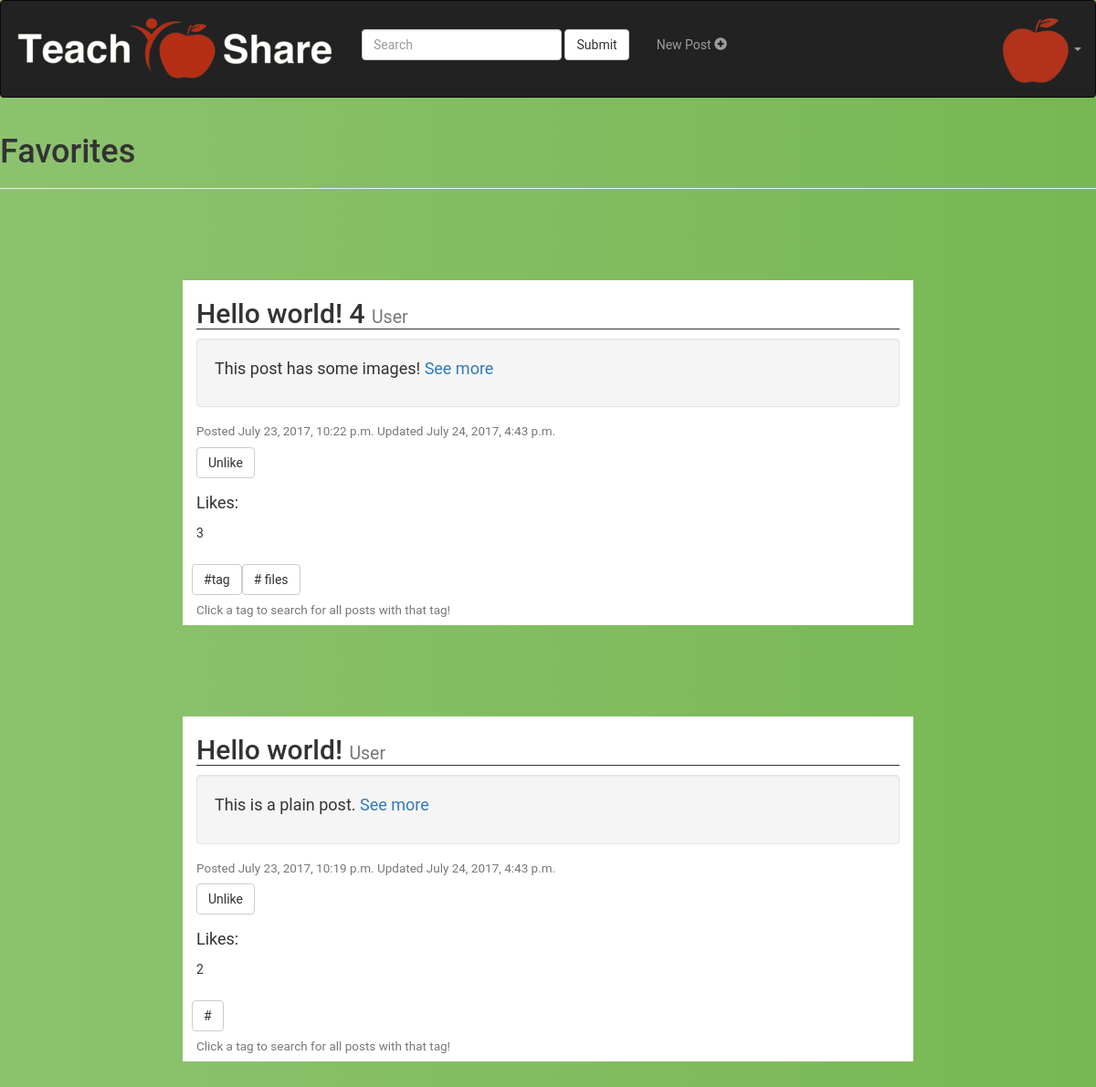
Page /account/favorites/ (signed in) on the committed database.
### accounts/models.py (models this page shows)
class Post(models.Model):
	user = models.ForeignKey(settings.AUTH_USER_MODEL, default=1)
	title = models.CharField(max_length=100, default='')
	user = models.CharField(max_length=100, default='')
	content = models.TextField(default="")
	updated = models.DateTimeField(auto_now=True, auto_now_add=False)
	likes = models.IntegerField(default=0)
	timestamp = models.DateTimeField(auto_now=False, auto_now_add= True)

class Tag(models.Model):
	tag = models.CharField(max_length=100,default='')
	post = models.ForeignKey(Post, related_name='tags', on_delete=models.CASCADE)

### accounts/views.py (the view)
@login_required(login_url='/account/login')
def favorites(request):
	if request.method == 'POST':
		return render(request, 'accounts/favorites.html',
				{'posts': search(request.user.userprofile.favorites,
									request.POST['search']),
				 'searchstring' : request.POST['search']})
	return render(request, 'accounts/favorites.html',
			{'posts': request.user.userprofile.favorites.order_by('-likes')})

### accounts/templates/accounts/favorites.html (shortened to what this page needs)
<html lang="en">
<head>
{% load static %}
<link rel="stylesheet" href="https://maxcdn.bootstrapcdn.com/bootstrap/3.3.7/css/bootstrap.min.css">
<link rel="stylesheet" href={% static 'accounts/dashboard.css'%} type = "text/css">
</head>
<body>
{% block body %}
<nav class="navbar navbar-inverse ">
  <div class="container-fluid">
    <div class="navbar-header">
      <a class="navbar-brand" href="/account/dashboard">
        <img src="{% static "accounts/tslogo.png" %}" alt="TSLogo"/>
      </a>
    </div>
    <form class="navbar-form navbar-left nav-searchpad"
		method="post" id="search" action="{% url 'account:favorites' %}">
      <div class="form-group">
        {% if searchstring %}
        <input type="text" name="search" value={{searchstring}} class="form-control">
		{% else %}
		<input type="text" name="search" class="form-control" placeholder="Search">
		{% endif %}
      </div>
      <button type="submit" class="btn btn-default">Submit</button>
    </form>
    <ul class="nav navbar-nav nav-navitems">
      <li><a href="/account/create/">
        <p>New Post <span class="glyphicon glyphicon-plus-sign"></span> </p>
        </a>
      </li>
    </ul>
    <ul class="nav navbar-nav navbar-right">
      <li class="dropdown">
        <a class="dropdown-toggle" data-toggle="dropdown" >
          <img src="{% static "accounts/applelogo.png" %}" alt="TSLogo"/>
        <span class="caret"></span></a>
      </li>
    </ul>
  </div>
</nav>
<div class="page-header">
  <h1>Favorites</h1>
</div>
{% if posts %}
	{% for post in posts %}
		<div class="container">
			<h2>{{post.title}} <small>{{post.user}}</small></h2>
			<div class="well">
				<p>
					{{post.content}}
					<a href= '/account/detail/{{post.id}}'>See more</a>
				</p>
			</div>
			<h4><small>Posted {{post.timestamp}} Updated {{post.updated}}
			</small></h4>
			<form action="{% url 'account:like' id=post.id %}" method="POST"
					id="likeForm{{post.id}}">
				<button type="submit" class="btn btn-default">
					<div id="likeSubmit{{post.id}}">Unlike</div>
				</button>
			</form>
			<p> Likes: <div id="likes{{post.id}}">{{post.likes}}</div></p>
			{% if post.tags.all %}
			<div class = "btn-toolbar">
				<div class="tag-container">
				{% for tag in post.tags.all %}
					<form method="post" id="search" action="{% url 'account:favorites' %}">
						<button type="submit" class="btn btn-default">#{{tag.tag}}</button>
					</form>
				{% endfor %}
				</div>
			</div>
			<h4><small> Click a tag to search for all posts with that tag!</small></h4>
			{% endif %}
		</div>
	{% endfor %}
{% endif %}
{% endblock %}
</body>

### accounts/static/accounts/dashboard.css (style rules this page uses)
body { background: #FCF4E3 ; background: -webkit-linear-gradient(right, #76b852, #8DC26F); background: -moz-linear-gradient(right, #76b852, #8DC26F); background: -o-linear-gradient(right, #76b852, #8DC26F); background: linear-gradient(to left, #76b852, #8DC26F); font-family: "Roboto", sans-serif; -webkit-font-smoothing: antialiased; -moz-osx-font-smoothing: grayscale; }
.navbar { min-height:100px !important; }
.nav-navitems { text-align: center; padding-top: 2%; }
.nav-searchpad { text-align: center; padding-top: 2%; }
.container { margin: 100px 200px; width: 800px; text-align: left; background-color: #ffffff; }
.container>p { font-size: 18px; }
.container>h2 { border-style: solid; border-bottom-width: 1px; border-top-width: 0px; border-left-width: 0px; border-right-width: 0px; }
.well { margin-left: 0px; }
.well>p { font-size: 18px; }
.tag-container { height: 0px; width: 800px; }

### rows in the picture
Post: title "Hello world! 4", user "User", content "This post has some images!", timestamp "July 23, 2017, 10:22 p.m.", updated "July 24, 2017, 4:43 p.m.", likes "3"
Tag: tag "tag"
Tag: tag "files"
Post: title "Hello world!", user "User", content "This is a plain post.", timestamp "July 23, 2017, 10:19 p.m.", updated "July 24, 2017, 4:43 p.m.", likes "2"
